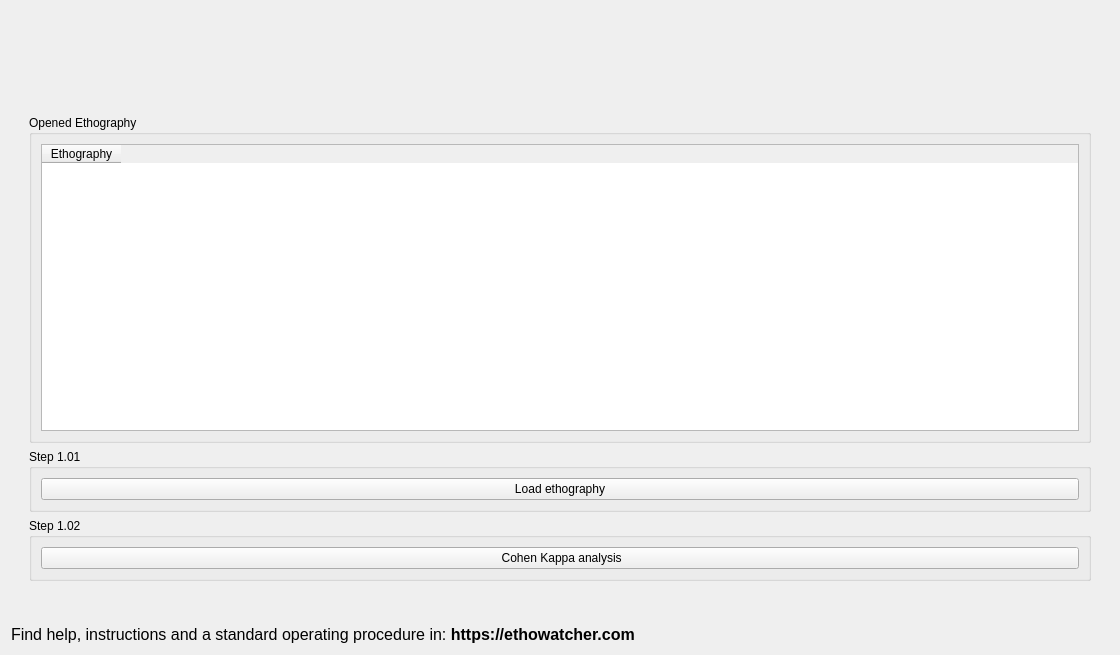
<?xml version="1.0" encoding="UTF-8"?>
<ui version="4.0">
 <class>teaConcordancia</class>
 <widget class="QWidget" name="teaConcordancia">
  <property name="geometry">
   <rect>
    <x>0</x>
    <y>0</y>
    <width>1120</width>
    <height>655</height>
   </rect>
  </property>
  <property name="windowTitle">
   <string>Form</string>
  </property>
  <layout class="QVBoxLayout" name="verticalLayout_3">
   <item>
    <widget class="QStackedWidget" name="swPrincipal">
     <property name="currentIndex">
      <number>1</number>
     </property>
     <widget class="QWidget" name="page">
      <layout class="QVBoxLayout" name="verticalLayout_8">
       <item>
        <widget class="QLabel" name="label">
         <property name="minimumSize">
          <size>
           <width>500</width>
           <height>80</height>
          </size>
         </property>
         <property name="maximumSize">
          <size>
           <width>500</width>
           <height>80</height>
          </size>
         </property>
         <property name="text">
          <string/>
         </property>
         <property name="pixmap">
          <pixmap resource="resourcefile.qrc">:/icons/logo_ethowatcher.png</pixmap>
         </property>
         <property name="scaledContents">
          <bool>true</bool>
         </property>
        </widget>
       </item>
       <item>
        <widget class="QGroupBox" name="groupBox_6">
         <property name="title">
          <string>Step 1.00</string>
         </property>
         <layout class="QVBoxLayout" name="verticalLayout_7">
          <item>
           <widget class="QPushButton" name="pbKohone1">
            <property name="text">
             <string>Cohen Kappa</string>
            </property>
           </widget>
          </item>
          <item>
           <widget class="QPushButton" name="pbFleissKappa">
            <property name="text">
             <string>Fleiss Kappa</string>
            </property>
           </widget>
          </item>
         </layout>
        </widget>
       </item>
      </layout>
     </widget>
     <widget class="QWidget" name="page_8">
      <layout class="QVBoxLayout" name="verticalLayout_11">
       <item>
        <widget class="QStackedWidget" name="swKohoneKappa">
         <property name="currentIndex">
          <number>0</number>
         </property>
         <widget class="QWidget" name="page_9">
          <layout class="QVBoxLayout" name="verticalLayout_10">
           <item>
            <widget class="QLabel" name="label_2">
             <property name="minimumSize">
              <size>
               <width>500</width>
               <height>80</height>
              </size>
             </property>
             <property name="maximumSize">
              <size>
               <width>500</width>
               <height>80</height>
              </size>
             </property>
             <property name="text">
              <string/>
             </property>
             <property name="pixmap">
              <pixmap resource="resourcefile.qrc">:/icons/logo_ethowatcher.png</pixmap>
             </property>
             <property name="scaledContents">
              <bool>true</bool>
             </property>
            </widget>
           </item>
           <item>
            <widget class="QGroupBox" name="groupBox_3">
             <property name="minimumSize">
              <size>
               <width>0</width>
               <height>200</height>
              </size>
             </property>
             <property name="title">
              <string>Opened Ethography</string>
             </property>
             <layout class="QVBoxLayout" name="verticalLayout">
              <item>
               <widget class="QTableWidget" name="tabDadCat">
                <property name="font">
                 <font>
                  <weight>50</weight>
                  <bold>false</bold>
                 </font>
                </property>
                <property name="editTriggers">
                 <set>QAbstractItemView::NoEditTriggers</set>
                </property>
                <property name="selectionMode">
                 <enum>QAbstractItemView::SingleSelection</enum>
                </property>
                <property name="selectionBehavior">
                 <enum>QAbstractItemView::SelectRows</enum>
                </property>
                <property name="gridStyle">
                 <enum>Qt::SolidLine</enum>
                </property>
                <property name="rowCount">
                 <number>0</number>
                </property>
                <property name="columnCount">
                 <number>1</number>
                </property>
                <attribute name="horizontalHeaderMinimumSectionSize">
                 <number>79</number>
                </attribute>
                <attribute name="horizontalHeaderDefaultSectionSize">
                 <number>79</number>
                </attribute>
                <attribute name="verticalHeaderVisible">
                 <bool>false</bool>
                </attribute>
                <attribute name="verticalHeaderMinimumSectionSize">
                 <number>19</number>
                </attribute>
                <attribute name="verticalHeaderDefaultSectionSize">
                 <number>20</number>
                </attribute>
                <column>
                 <property name="text">
                  <string>Ethography</string>
                 </property>
                </column>
               </widget>
              </item>
             </layout>
            </widget>
           </item>
           <item>
            <widget class="QGroupBox" name="groupBox_2">
             <property name="title">
              <string>Step 1.01</string>
             </property>
             <layout class="QVBoxLayout" name="verticalLayout_4">
              <item>
               <widget class="QPushButton" name="pushButton_5">
                <property name="text">
                 <string>Load ethography</string>
                </property>
               </widget>
              </item>
             </layout>
            </widget>
           </item>
           <item>
            <widget class="QGroupBox" name="groupBox_4">
             <property name="title">
              <string>Step 1.02</string>
             </property>
             <layout class="QVBoxLayout" name="verticalLayout_9">
              <item>
               <widget class="QPushButton" name="pushButton_6">
                <property name="text">
                 <string> Cohen Kappa analysis</string>
                </property>
               </widget>
              </item>
             </layout>
            </widget>
           </item>
          </layout>
         </widget>
         <widget class="QWidget" name="page_10">
          <layout class="QVBoxLayout" name="verticalLayout_21">
           <item>
            <widget class="QTabWidget" name="tabWidget_2">
             <property name="currentIndex">
              <number>0</number>
             </property>
             <widget class="QWidget" name="tab_5">
              <attribute name="title">
               <string>Agreement table</string>
              </attribute>
              <layout class="QHBoxLayout" name="horizontalLayout_4">
               <item>
                <widget class="QLabel" name="label_7">
                 <property name="text">
                  <string>Ethography 1</string>
                 </property>
                </widget>
               </item>
               <item>
                <widget class="QWidget" name="widget_4" native="true">
                 <layout class="QVBoxLayout" name="verticalLayout_17">
                  <item>
                   <widget class="QLabel" name="label_8">
                    <property name="text">
                     <string>Ethography 2</string>
                    </property>
                   </widget>
                  </item>
                  <item>
                   <widget class="QTableWidget" name="tabCoKapp">
                    <attribute name="horizontalHeaderStretchLastSection">
                     <bool>false</bool>
                    </attribute>
                   </widget>
                  </item>
                 </layout>
                </widget>
               </item>
              </layout>
             </widget>
             <widget class="QWidget" name="tab_6">
              <attribute name="title">
               <string>Porcent agreement table</string>
              </attribute>
              <layout class="QHBoxLayout" name="horizontalLayout_5">
               <item>
                <widget class="QLabel" name="label_24">
                 <property name="text">
                  <string>Ethography 1 </string>
                 </property>
                </widget>
               </item>
               <item>
                <widget class="QWidget" name="widget_5" native="true">
                 <layout class="QVBoxLayout" name="verticalLayout_18">
                  <item>
                   <widget class="QLabel" name="label_15">
                    <property name="text">
                     <string>Ethography 2</string>
                    </property>
                   </widget>
                  </item>
                  <item>
                   <widget class="QTableWidget" name="tabPoKapp"/>
                  </item>
                 </layout>
                </widget>
               </item>
              </layout>
             </widget>
             <widget class="QWidget" name="tab_7">
              <attribute name="title">
               <string>Agreement indicators</string>
              </attribute>
              <layout class="QVBoxLayout" name="verticalLayout_19">
               <item>
                <widget class="QWidget" name="widget_6" native="true">
                 <layout class="QHBoxLayout" name="horizontalLayout_6">
                  <item>
                   <widget class="QLabel" name="label_9">
                    <property name="text">
                     <string>Agreement (k1)</string>
                    </property>
                   </widget>
                  </item>
                  <item>
                   <widget class="QLineEdit" name="leK1"/>
                  </item>
                 </layout>
                </widget>
               </item>
               <item>
                <widget class="QWidget" name="widget_7" native="true">
                 <layout class="QHBoxLayout" name="horizontalLayout_8">
                  <item>
                   <widget class="QLabel" name="label_10">
                    <property name="text">
                     <string>Agreement by chance (k2)</string>
                    </property>
                   </widget>
                  </item>
                  <item>
                   <widget class="QLineEdit" name="leK2"/>
                  </item>
                 </layout>
                </widget>
               </item>
               <item>
                <widget class="QWidget" name="widget_8" native="true">
                 <layout class="QHBoxLayout" name="horizontalLayout_7">
                  <item>
                   <widget class="QLabel" name="label_11">
                    <property name="text">
                     <string> Kappa index</string>
                    </property>
                   </widget>
                  </item>
                  <item>
                   <widget class="QLineEdit" name="leCKappa"/>
                  </item>
                 </layout>
                </widget>
               </item>
              </layout>
             </widget>
            </widget>
           </item>
           <item>
            <widget class="QWidget" name="widget_9" native="true">
             <layout class="QVBoxLayout" name="verticalLayout_20">
              <item>
               <widget class="QWidget" name="widget_11" native="true">
                <layout class="QHBoxLayout" name="horizontalLayout_9">
                 <item>
                  <widget class="QLabel" name="label_5">
                   <property name="text">
                    <string>Ethography 1 =</string>
                   </property>
                  </widget>
                 </item>
                 <item>
                  <widget class="QLabel" name="lblVideo1">
                   <property name="text">
                    <string>TextLabel</string>
                   </property>
                  </widget>
                 </item>
                </layout>
               </widget>
              </item>
              <item>
               <widget class="QWidget" name="widget_10" native="true">
                <layout class="QHBoxLayout" name="horizontalLayout_10">
                 <item>
                  <widget class="QLabel" name="label_6">
                   <property name="text">
                    <string>Ethography 2 =</string>
                   </property>
                  </widget>
                 </item>
                 <item>
                  <widget class="QLabel" name="lblVideo2">
                   <property name="text">
                    <string>TextLabel</string>
                   </property>
                  </widget>
                 </item>
                </layout>
               </widget>
              </item>
             </layout>
            </widget>
           </item>
           <item>
            <widget class="QGroupBox" name="groupBox_14">
             <property name="title">
              <string>Save</string>
             </property>
             <layout class="QHBoxLayout" name="horizontalLayout_11">
              <item>
               <widget class="QPushButton" name="pbCohenGravar">
                <property name="text">
                 <string>Save</string>
                </property>
               </widget>
              </item>
             </layout>
            </widget>
           </item>
          </layout>
          <zorder>tabWidget_2</zorder>
          <zorder>groupBox_14</zorder>
          <zorder>widget_9</zorder>
         </widget>
        </widget>
       </item>
      </layout>
     </widget>
     <widget class="QWidget" name="page_11">
      <layout class="QVBoxLayout" name="verticalLayout_2">
       <item>
        <widget class="QStackedWidget" name="swFleissKappa">
         <property name="currentIndex">
          <number>0</number>
         </property>
         <widget class="QWidget" name="page_12">
          <layout class="QVBoxLayout" name="verticalLayout_15">
           <item>
            <widget class="QLabel" name="label_4">
             <property name="minimumSize">
              <size>
               <width>500</width>
               <height>80</height>
              </size>
             </property>
             <property name="maximumSize">
              <size>
               <width>500</width>
               <height>80</height>
              </size>
             </property>
             <property name="text">
              <string/>
             </property>
             <property name="pixmap">
              <pixmap resource="resourcefile.qrc">:/icons/logo_ethowatcher.png</pixmap>
             </property>
             <property name="scaledContents">
              <bool>true</bool>
             </property>
            </widget>
           </item>
           <item>
            <widget class="QGroupBox" name="groupBox_8">
             <property name="title">
              <string>Ethography Opened</string>
             </property>
             <layout class="QVBoxLayout" name="verticalLayout_14">
              <item>
               <widget class="QTableWidget" name="tabDadCat_2">
                <property name="font">
                 <font>
                  <weight>50</weight>
                  <bold>false</bold>
                 </font>
                </property>
                <property name="editTriggers">
                 <set>QAbstractItemView::NoEditTriggers</set>
                </property>
                <property name="selectionMode">
                 <enum>QAbstractItemView::SingleSelection</enum>
                </property>
                <property name="selectionBehavior">
                 <enum>QAbstractItemView::SelectRows</enum>
                </property>
                <property name="gridStyle">
                 <enum>Qt::SolidLine</enum>
                </property>
                <property name="rowCount">
                 <number>0</number>
                </property>
                <property name="columnCount">
                 <number>1</number>
                </property>
                <attribute name="horizontalHeaderMinimumSectionSize">
                 <number>79</number>
                </attribute>
                <attribute name="horizontalHeaderDefaultSectionSize">
                 <number>79</number>
                </attribute>
                <attribute name="verticalHeaderVisible">
                 <bool>false</bool>
                </attribute>
                <attribute name="verticalHeaderMinimumSectionSize">
                 <number>19</number>
                </attribute>
                <attribute name="verticalHeaderDefaultSectionSize">
                 <number>20</number>
                </attribute>
                <column>
                 <property name="text">
                  <string>Ethography</string>
                 </property>
                </column>
               </widget>
              </item>
             </layout>
            </widget>
           </item>
           <item>
            <widget class="QGroupBox" name="groupBox_7">
             <property name="title">
              <string>Step 1.01</string>
             </property>
             <layout class="QVBoxLayout" name="verticalLayout_13">
              <item>
               <widget class="QPushButton" name="pbCarregarFleis">
                <property name="text">
                 <string>Load Ethography file</string>
                </property>
               </widget>
              </item>
             </layout>
            </widget>
           </item>
           <item>
            <widget class="QGroupBox" name="groupBox_9">
             <property name="title">
              <string>Step 1.03</string>
             </property>
             <layout class="QVBoxLayout" name="verticalLayout_12">
              <item>
               <widget class="QPushButton" name="pbAnaFleissKappa">
                <property name="text">
                 <string>Fleiss Kappa  analysis</string>
                </property>
               </widget>
              </item>
             </layout>
            </widget>
           </item>
          </layout>
         </widget>
         <widget class="QWidget" name="page_13">
          <layout class="QVBoxLayout" name="verticalLayout_6">
           <item>
            <widget class="QStackedWidget" name="stackedWidget">
             <property name="currentIndex">
              <number>0</number>
             </property>
             <widget class="QWidget" name="page_2">
              <layout class="QVBoxLayout" name="verticalLayout_16">
               <item>
                <widget class="QGroupBox" name="groupBox_12">
                 <property name="title">
                  <string>Results</string>
                 </property>
                 <layout class="QVBoxLayout" name="verticalLayout_5">
                  <item>
                   <widget class="QTableWidget" name="tabFleKapp"/>
                  </item>
                  <item>
                   <widget class="QWidget" name="widget" native="true">
                    <layout class="QHBoxLayout" name="horizontalLayout">
                     <item>
                      <widget class="QLabel" name="label_14">
                       <property name="text">
                        <string> Kappa index</string>
                       </property>
                      </widget>
                     </item>
                     <item>
                      <widget class="QLineEdit" name="leFleKappa"/>
                     </item>
                    </layout>
                   </widget>
                  </item>
                  <item>
                   <widget class="QWidget" name="widget_2" native="true">
                    <layout class="QHBoxLayout" name="horizontalLayout_2">
                     <item>
                      <widget class="QLabel" name="label_12">
                       <property name="text">
                        <string>Agreement by chance</string>
                       </property>
                      </widget>
                     </item>
                     <item>
                      <widget class="QLineEdit" name="lePe"/>
                     </item>
                    </layout>
                   </widget>
                  </item>
                  <item>
                   <widget class="QWidget" name="widget_3" native="true">
                    <layout class="QHBoxLayout" name="horizontalLayout_3">
                     <item>
                      <widget class="QLabel" name="label_13">
                       <property name="text">
                        <string>Average agreement</string>
                       </property>
                      </widget>
                     </item>
                     <item>
                      <widget class="QLineEdit" name="leP"/>
                     </item>
                    </layout>
                   </widget>
                  </item>
                 </layout>
                </widget>
               </item>
               <item>
                <widget class="QGroupBox" name="groupBox_11">
                 <property name="minimumSize">
                  <size>
                   <width>0</width>
                   <height>50</height>
                  </size>
                 </property>
                 <property name="title">
                  <string>Save</string>
                 </property>
                 <layout class="QVBoxLayout" name="verticalLayout_22">
                  <item>
                   <widget class="QPushButton" name="pbGerarKappa">
                    <property name="text">
                     <string>Save</string>
                    </property>
                   </widget>
                  </item>
                 </layout>
                </widget>
               </item>
              </layout>
             </widget>
             <widget class="QWidget" name="page_3">
              <widget class="QTabWidget" name="tabWidget_3">
               <property name="geometry">
                <rect>
                 <x>0</x>
                 <y>30</y>
                 <width>491</width>
                 <height>281</height>
                </rect>
               </property>
               <property name="currentIndex">
                <number>0</number>
               </property>
               <widget class="QWidget" name="tab_8">
                <attribute name="title">
                 <string>Tab 1</string>
                </attribute>
               </widget>
               <widget class="QWidget" name="tab_9">
                <attribute name="title">
                 <string>Tab 2</string>
                </attribute>
                <widget class="QTableWidget" name="tabFleSoma">
                 <property name="geometry">
                  <rect>
                   <x>10</x>
                   <y>20</y>
                   <width>461</width>
                   <height>141</height>
                  </rect>
                 </property>
                </widget>
               </widget>
              </widget>
             </widget>
            </widget>
           </item>
          </layout>
         </widget>
        </widget>
       </item>
      </layout>
     </widget>
    </widget>
   </item>
   <item>
    <widget class="QLabel" name="label_3">
     <property name="text">
      <string/>
     </property>
    </widget>
   </item>
   <item>
    <widget class="QLabel" name="label_16">
     <property name="text">
      <string>&lt;html&gt;&lt;head/&gt;&lt;body&gt;&lt;p&gt;&lt;span style=&quot; font-family:'Calibri'; font-size:12pt; color:#000000;&quot;&gt;Find help, instructions and a standard operating procedure in&lt;/span&gt;&lt;span style=&quot; font-size:12pt;&quot;&gt;: &lt;/span&gt;&lt;span style=&quot; font-size:12pt; font-weight:600;&quot;&gt;https://ethowatcher.com&lt;/span&gt;&lt;/p&gt;&lt;/body&gt;&lt;/html&gt;</string>
     </property>
    </widget>
   </item>
  </layout>
 </widget>
 <resources>
  <include location="resourcefile.qrc"/>
 </resources>
 <connections/>
</ui>
